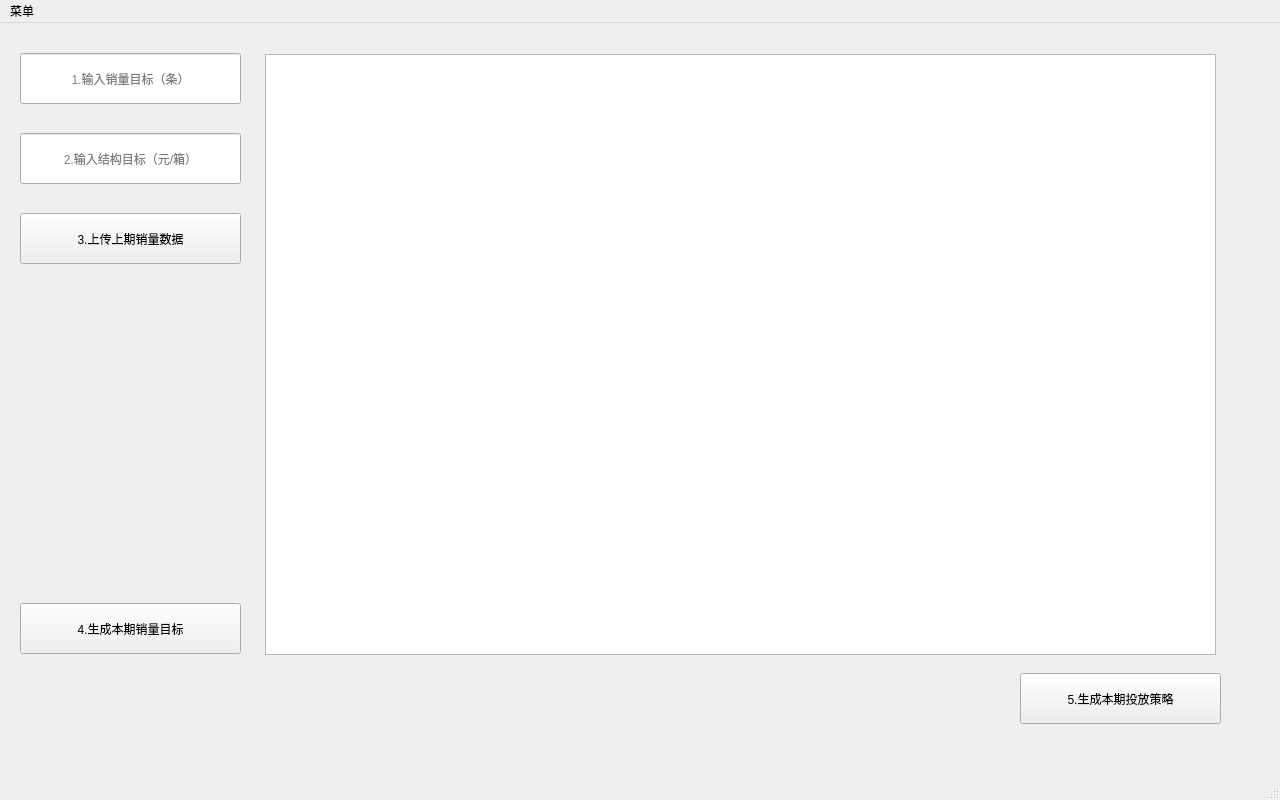
<?xml version="1.0" encoding="UTF-8"?>
<ui version="4.0">
 <class>MainWindow</class>
 <widget class="QMainWindow" name="MainWindow">
  <property name="geometry">
   <rect>
    <x>0</x>
    <y>0</y>
    <width>1280</width>
    <height>800</height>
   </rect>
  </property>
  <property name="windowTitle">
   <string>MainWindow</string>
  </property>
  <widget class="QWidget" name="centralwidget">
   <widget class="QPushButton" name="upload_sold">
    <property name="geometry">
     <rect>
      <x>20</x>
      <y>190</y>
      <width>221</width>
      <height>51</height>
     </rect>
    </property>
    <property name="cursor">
     <cursorShape>PointingHandCursor</cursorShape>
    </property>
    <property name="text">
     <string>3.上传上期销量数据</string>
    </property>
   </widget>
   <widget class="QPushButton" name="calc_sold_obj">
    <property name="geometry">
     <rect>
      <x>20</x>
      <y>580</y>
      <width>221</width>
      <height>51</height>
     </rect>
    </property>
    <property name="cursor">
     <cursorShape>PointingHandCursor</cursorShape>
    </property>
    <property name="text">
     <string>4.生成本期销量目标</string>
    </property>
   </widget>
   <widget class="QTableView" name="tableView">
    <property name="geometry">
     <rect>
      <x>265</x>
      <y>31</y>
      <width>951</width>
      <height>601</height>
     </rect>
    </property>
   </widget>
   <widget class="QLineEdit" name="price_obj">
    <property name="geometry">
     <rect>
      <x>20</x>
      <y>110</y>
      <width>221</width>
      <height>51</height>
     </rect>
    </property>
    <property name="text">
     <string/>
    </property>
    <property name="alignment">
     <set>Qt::AlignCenter</set>
    </property>
    <property name="placeholderText">
     <string>2.输入结构目标（元/箱）</string>
    </property>
   </widget>
   <widget class="QLineEdit" name="sold_obj">
    <property name="geometry">
     <rect>
      <x>20</x>
      <y>30</y>
      <width>221</width>
      <height>51</height>
     </rect>
    </property>
    <property name="inputMethodHints">
     <set>Qt::ImhNone</set>
    </property>
    <property name="inputMask">
     <string/>
    </property>
    <property name="text">
     <string/>
    </property>
    <property name="maxLength">
     <number>32767</number>
    </property>
    <property name="alignment">
     <set>Qt::AlignCenter</set>
    </property>
    <property name="placeholderText">
     <string>1.输入销量目标（条）</string>
    </property>
   </widget>
   <widget class="QPushButton" name="calc_strategy">
    <property name="geometry">
     <rect>
      <x>1020</x>
      <y>650</y>
      <width>201</width>
      <height>51</height>
     </rect>
    </property>
    <property name="cursor">
     <cursorShape>PointingHandCursor</cursorShape>
    </property>
    <property name="text">
     <string>5.生成本期投放策略</string>
    </property>
   </widget>
  </widget>
  <widget class="QMenuBar" name="menubar">
   <property name="geometry">
    <rect>
     <x>0</x>
     <y>0</y>
     <width>1280</width>
     <height>18</height>
    </rect>
   </property>
   <widget class="QMenu" name="menu">
    <property name="title">
     <string>菜单</string>
    </property>
    <addaction name="separator"/>
    <addaction name="actionSimple_Example"/>
    <addaction name="actionHelp"/>
    <addaction name="actionExit"/>
    <addaction name="actionAbout_us"/>
   </widget>
   <addaction name="menu"/>
  </widget>
  <widget class="QStatusBar" name="statusbar"/>
  <action name="actionHelp">
   <property name="text">
    <string>Help</string>
   </property>
  </action>
  <action name="actionExit">
   <property name="text">
    <string>Exit</string>
   </property>
  </action>
  <action name="actionSimple_Example">
   <property name="text">
    <string>Simple example</string>
   </property>
  </action>
  <action name="actionAbout_us">
   <property name="text">
    <string>About us</string>
   </property>
  </action>
 </widget>
 <resources/>
 <connections/>
</ui>
